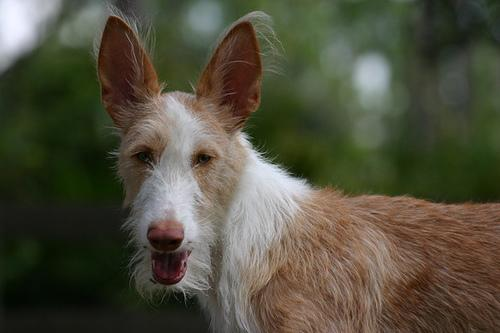
#> input picture dataset/00000034.jpg, 500 x 333 px, given in place of IMG-1627.JPG, which was not available
$ jupyter execute --allow-errors ImageDuplication_OpenCV_2.ipynb   (older library calls are emulated)
#> lines starting #> are read from the running program, lines starting #| are printed output that depends on the picture; pictures that were not available may be replaced by others from this repository, and a replacement may not be noted
[cell 1]
# import the necessary packages
from skimage.measure import compare_ssim
import argparse
import imutils
import cv2

#For colab cv2 imshow
from google.colab.patches import cv2_imshow

[cell 2]
# load the two input images
imageA = cv2.imread('/content/sample_data/IMG-1627.JPG')
#> imageA is the input picture: shape (333, 500, 3); mean B, G, R 61.5, 78.8, 80.9
imageB = cv2.imread('/content/sample_data/IMG-1627-min1.JPG')
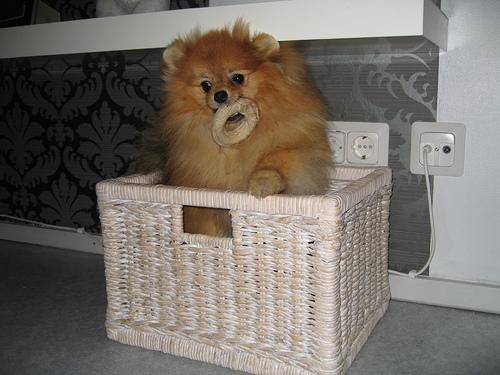
#> input picture dataset/00000043.jpg, 500 x 375 px, given in place of IMG-1627-min1.JPG, which was not available
#> imageB is the input picture: shape (375, 500, 3); mean B, G, R 105.2, 112.5, 119.3

# convert the images to grayscale
grayA = cv2.cvtColor(imageA, cv2.COLOR_BGR2GRAY)
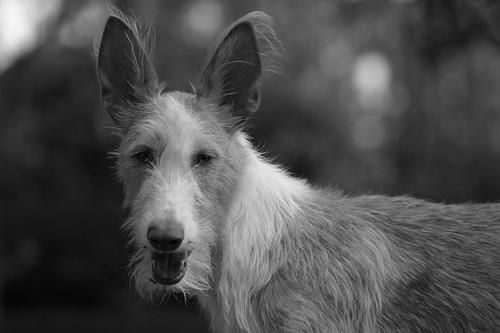
#> grayA: shape (333, 500); min 1, max 245, mean 77.5
grayB = cv2.cvtColor(imageB, cv2.COLOR_BGR2GRAY)
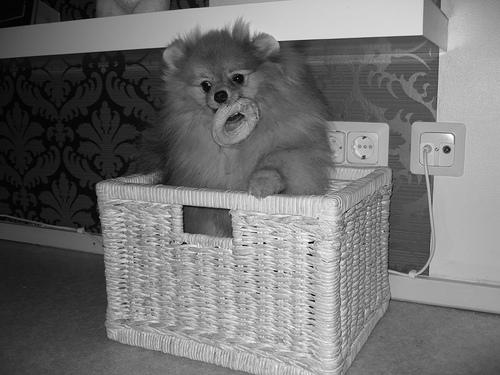
#> grayB: shape (375, 500); min 0, max 255, mean 113.7

#> (a cell that did not finish here is left out)

#> (a cell that did not finish here is left out)

[cell 5]
# show the output images

print("Original \n")
imageA = cv2.resize(imageA,(480,480))
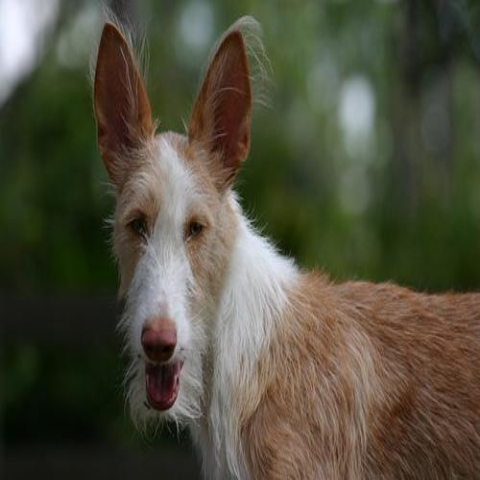
#> imageA: shape (480, 480, 3); mean B, G, R 61.4, 78.7, 80.8
cv2_imshow(imageA)

print("Modified \n")
imageB = cv2.resize(imageB,(480,480))
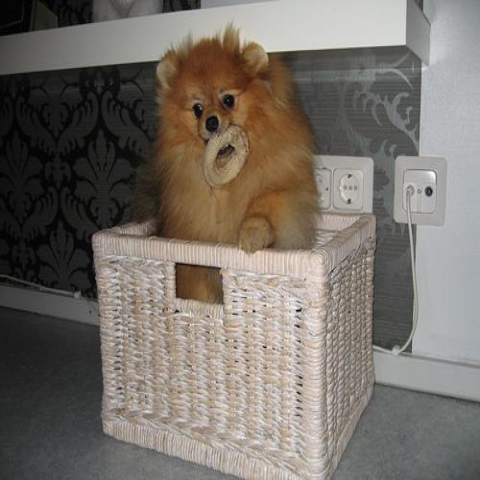
#> imageB: shape (480, 480, 3); mean B, G, R 105.1, 112.4, 119.1
cv2_imshow(imageB)

print("Diff \n")
#> (the rest of this cell did not finish here and is left out)
